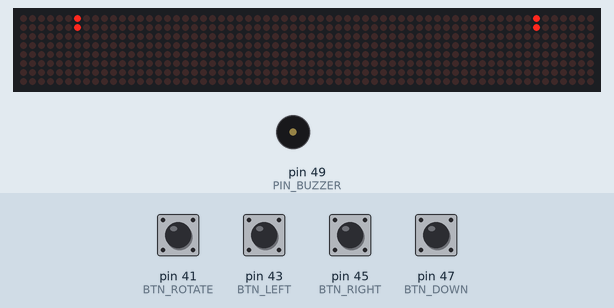
Recording of a sketch running on a simulated Arduino Mega 2560, built with avr-gcc and run on an emulated ATmega2560. On the bench: 64×8 LED matrix, buzzer (waves = sounding). The test bench sets the inputs (shaded band); at power-on: pin 41 (BTN_ROTATE), pin 43 (BTN_LEFT), pin 45 (BTN_RIGHT), pin 47 (BTN_DOWN) LOW. Random numbers use the default seed unless the sketch sets one.

Above: at 1.86 s.
1.9 s: pin 41 (BTN_ROTATE) pulled HIGH for 1 s
At 3.6 s:
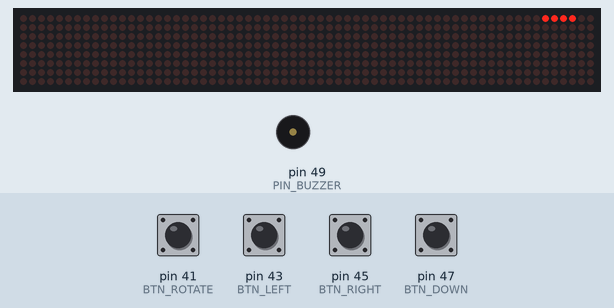
4.4 s: pin 45 (BTN_RIGHT) pulled HIGH for 1 s
At 6.1 s:
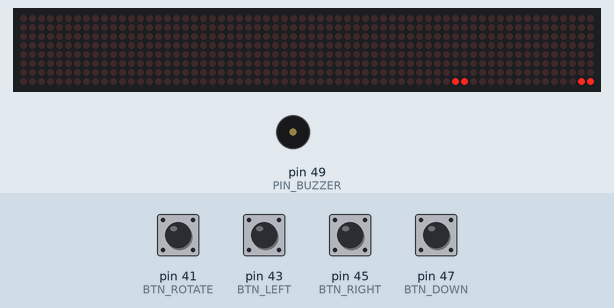
6.9 s: pin 47 (BTN_DOWN) pulled HIGH for 1 s
At 8.3 s:
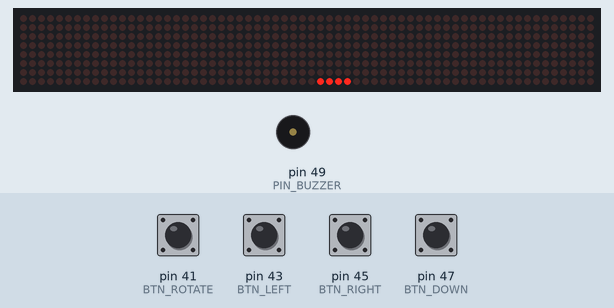
9.4 s: pin 43 (BTN_LEFT) pulled HIGH for 0.15 s
At 10.2 s:
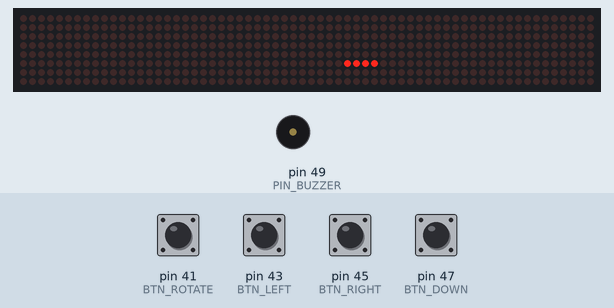
12.5 s: pin 41 (BTN_ROTATE) pulled HIGH for 0.15 s
At 13.2 s:
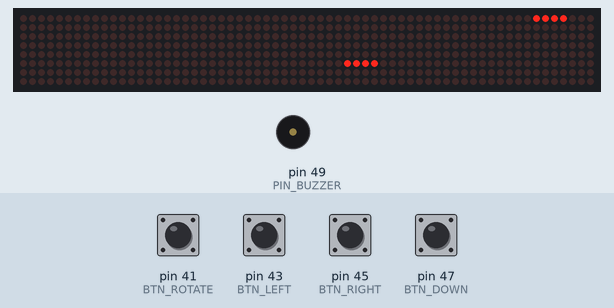
14.8 s: pin 45 (BTN_RIGHT) pulled HIGH for 0.15 s
At 15.6 s:
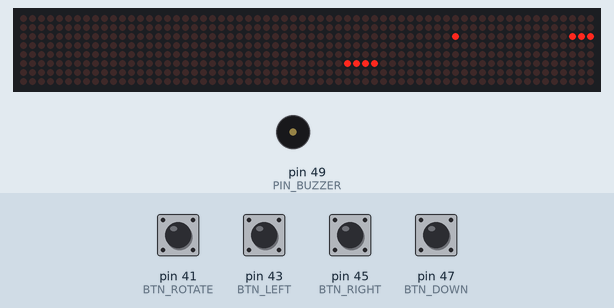
Timing chart, 0 to 17.8 s (numbered marks = the images above; inputs shaded):
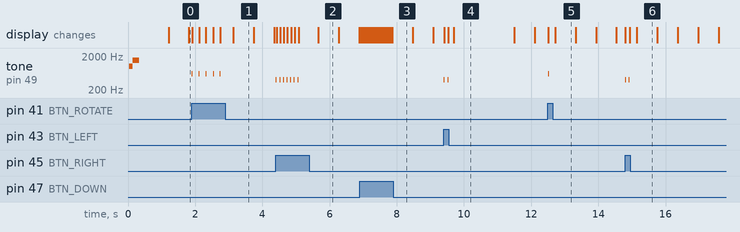

Measured:
- after the input at 1.9 s, tone on pin 49 (PIN_BUZZER): alternates 600 Hz for 0.02 s and silent for 0.19 s, 10 changes in all, then stays silent, starting at once
- after the input at 4.4 s, tone on pin 49 (PIN_BUZZER): alternates 400 Hz for 0.02 s and silent for 0.09 s, 14 changes in all, then stays silent, starting at once
- after the input at 9.4 s, tone on pin 49 (PIN_BUZZER): alternates 400 Hz for 0.02 s and silent for 0.09 s, 4 changes in all, then stays silent, starting at once
- after the input at 12.5 s, tone on pin 49 (PIN_BUZZER): silent → 600 Hz at once, → silent 0.02 s later
- after the input at 14.8 s, tone on pin 49 (PIN_BUZZER): alternates 400 Hz for 0.02 s and silent for 0.09 s, 4 changes in all, then stays silent, starting at once
- what the display in image 4 shows lasts 1.8 s, from 9.7 s to 11.5 s

The sketch:

sketch.ino
```cpp
#include "LedControl.h"
#include <avr/pgmspace.h>

const int gameOverNotes[] PROGMEM = {
  440, 392, 349, 330, 294, 262, 196, 131
};

const int gameOverDurations[] PROGMEM = {
  200, 200, 200, 200, 200, 200, 400, 800
};

const int melodyLength = 8;

const int PIN_DATA_IN = 11;
const int PIN_CLK     = 13;
const int PIN_LOAD    = 10;
const int PIN_BUZZER  = 49;

const int BTN_ROTATE = 41;
const int BTN_DOWN   = 47;
const int BTN_LEFT   = 43;
const int BTN_RIGHT  = 45;

LedControl lc = LedControl(PIN_DATA_IN, PIN_CLK, PIN_LOAD, 8);

int board[32][16];
int currentShape[4][4];
int pieceX = 6;
int pieceY = -3;

unsigned long lastDropTime = 0;
int dropInterval = 600;

byte shapes[7][4][4] = {
  {{0,0,0,0}, {1,1,1,1}, {0,0,0,0}, {0,0,0,0}},
  {{1,0,0,0}, {1,1,1,0}, {0,0,0,0}, {0,0,0,0}},
  {{0,0,1,0}, {1,1,1,0}, {0,0,0,0}, {0,0,0,0}},
  {{0,1,1,0}, {0,1,1,0}, {0,0,0,0}, {0,0,0,0}},
  {{0,1,1,0}, {1,1,0,0}, {0,0,0,0}, {0,0,0,0}},
  {{0,1,0,0}, {1,1,1,0}, {0,0,0,0}, {0,0,0,0}},
  {{1,1,0,0}, {0,1,1,0}, {0,0,0,0}, {0,0,0,0}}
};

void setup() {
  pinMode(BTN_ROTATE, INPUT);
  pinMode(BTN_DOWN, INPUT);
  pinMode(BTN_LEFT, INPUT);
  pinMode(BTN_RIGHT, INPUT);
  pinMode(PIN_BUZZER, OUTPUT);

  for(int i=0; i<8; i++) {
    lc.shutdown(i, false);
    lc.setIntensity(i, 4);
    lc.clearDisplay(i);
  }

  for(int y=0; y<32; y++)
    for(int x=0; x<16; x++)
      board[y][x] = 0;

  spawnPiece();

  tone(PIN_BUZZER, 1000, 100); delay(100);
  tone(PIN_BUZZER, 1500, 200);
}

void drawPixel(int x, int y, bool state) {
  if (x < 0 || x > 15 || y < 0 || y > 31) return;
  int device, row, col;

  if (x < 8) {
    int matrixIndex = 3 - (y / 8);
    device = 4 + matrixIndex;
    row = 7 - x;
    col = 7 - (y % 8);
  } else {
    int matrixIndex = y / 8;
    device = 0 + matrixIndex;
    row = (x - 8);
    col = y % 8;
  }
  lc.setLed(device, row, col, state);
}

void drawPiece(int pX, int pY, int shape[4][4], bool on) {
  for(int r=0; r<4; r++) {
    for(int c=0; c<4; c++) {
      if(shape[r][c] == 1) {
        drawPixel(pX + c, pY + r, on);
      }
    }
  }
}

void redrawWholeBoard() {
  for(int y=0; y<32; y++) {
    for(int x=0; x<16; x++) {
      drawPixel(x, y, board[y][x]);
    }
  }
  drawPiece(pieceX, pieceY, currentShape, true);
}

bool isValidMove(int tempX, int tempY, int tempShape[4][4]) {
  for(int r=0; r<4; r++) {
    for(int c=0; c<4; c++) {
      if(tempShape[r][c] == 1) {
        int newX = tempX + c;
        int newY = tempY + r;
        if (newX < 0 || newX > 15 || newY > 31) return false;
        if (newY >= 0 && board[newY][newX] == 1) return false;
      }
    }
  }
  return true;
}

void playLineClearSound() {
  tone(PIN_BUZZER, 523, 100); delay(100);
  tone(PIN_BUZZER, 659, 100); delay(100);
  tone(PIN_BUZZER, 784, 150); delay(150);
}

void playGameOverMelody() {

  noTone(PIN_BUZZER);

  for (int i = 0; i < melodyLength; i++) {

    int note = pgm_read_word(&gameOverNotes[i]);
    int duration = pgm_read_word(&gameOverDurations[i]);
    tone(PIN_BUZZER, note, duration);
    delay(duration * 1.30);
    noTone(PIN_BUZZER);
  }
}
void checkLines() {
  for(int y=0; y<32; y++) {
    bool full = true;
    for(int x=0; x<16; x++) {
      if(board[y][x] == 0) full = false;
    }
    if(full) {
      playLineClearSound();

      for(int i=y; i>0; i--) {
        for(int x=0; x<16; x++) board[i][x] = board[i-1][x];
      }
      for(int x=0; x<16; x++) board[0][x] = 0;

      redrawWholeBoard();
      y--;
    }
  }
}

void lockPiece() {

  bool stuckOutside = false;
  for(int r=0; r<4; r++) {
    for(int c=0; c<4; c++) {
      if(currentShape[r][c] == 1) {

        if (pieceY + r < 0) {
          stuckOutside = true;
        }
      }
    }
  }

  if (stuckOutside) {
    playGameOverMelody();
    delay(1000);
    setup();
    return;
  }

  for(int r=0; r<4; r++) {
    for(int c=0; c<4; c++) {
      if(currentShape[r][c] == 1) {
        int finalY = pieceY + r;
        int finalX = pieceX + c;

        if(finalY >= 0 && finalY <= 31) {
          board[finalY][finalX] = 1;
        }
      }
    }
  }

  checkLines();
  spawnPiece();

  if(!isValidMove(pieceX, pieceY, currentShape)) {
    playGameOverMelody();
    delay(1000);
    setup();
  }
}

void spawnPiece() {
  int id = random(0, 7);
  for(int r=0; r<4; r++) {
    for(int c=0; c<4; c++) {
      currentShape[r][c] = shapes[id][r][c];
    }
  }
  pieceX = 6;
  pieceY = -3;
}

void rotatePiece() {
  int temp[4][4];
  for(int r=0; r<4; r++) {
    for(int c=0; c<4; c++) {
      temp[c][3-r] = currentShape[r][c];
    }
  }

  drawPiece(pieceX, pieceY, currentShape, false);

  if(isValidMove(pieceX, pieceY, temp)) {
    for(int r=0; r<4; r++) {
      for(int c=0; c<4; c++) {
        currentShape[r][c] = temp[r][c];
      }
    }
    tone(PIN_BUZZER, 600, 20);
  }

  drawPiece(pieceX, pieceY, currentShape, true);
}


void loop() {

  if (digitalRead(BTN_LEFT) == HIGH) {
    drawPiece(pieceX, pieceY, currentShape, false);
    if(isValidMove(pieceX - 1, pieceY, currentShape)) {
      pieceX--;
      tone(PIN_BUZZER, 400, 20);
    }
    drawPiece(pieceX, pieceY, currentShape, true);
    delay(100);
  }

  if (digitalRead(BTN_RIGHT) == HIGH) {
    drawPiece(pieceX, pieceY, currentShape, false);
    if(isValidMove(pieceX + 1, pieceY, currentShape)) {
      pieceX++;
      tone(PIN_BUZZER, 400, 20);
    }
    drawPiece(pieceX, pieceY, currentShape, true);
    delay(100);
  }

  if (digitalRead(BTN_ROTATE) == HIGH) {
    rotatePiece();
    delay(200);
  }

  int speed = dropInterval;
  if (digitalRead(BTN_DOWN) == HIGH) speed = 50;

  if (millis() - lastDropTime > speed) {
    drawPiece(pieceX, pieceY, currentShape, false);

    if(isValidMove(pieceX, pieceY + 1, currentShape)) {
      pieceY++;
      drawPiece(pieceX, pieceY, currentShape, true);
    } else {
      drawPiece(pieceX, pieceY, currentShape, true);
      lockPiece();
    }

    lastDropTime = millis();
  }
}
```
